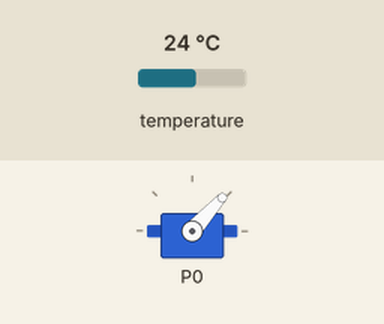
The program below on a simulated BBC micro:bit (MakeCode). Shown: servo. Inputs (shaded band) come from the test bench; at power-on: temperature 24 °C.

Above: at 1.2 s.
1.3 s: temperature set to 12 °C
At 2.5 s:
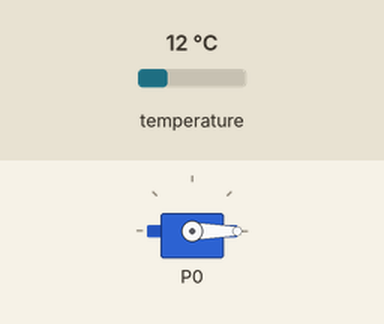
2.8 s: temperature set to 21.2 °C
At 4.0 s:
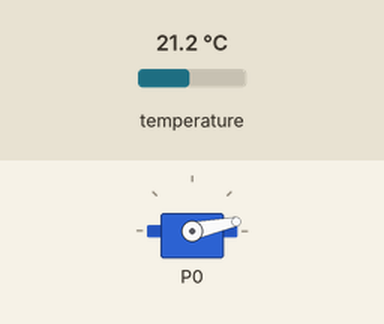
4.3 s: temperature set to 22.8 °C
At 5.5 s:
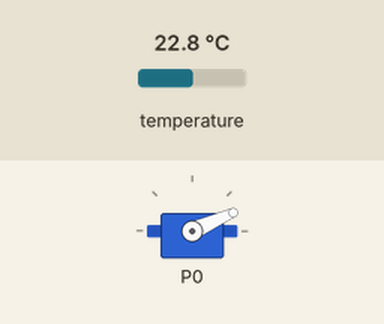
5.8 s: temperature set to 28 °C
At 6.8 s:
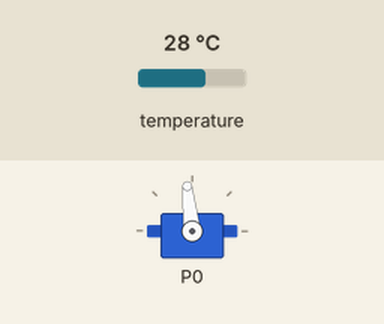
7.3 s: temperature set to 29.5 °C
At 8.0 s:
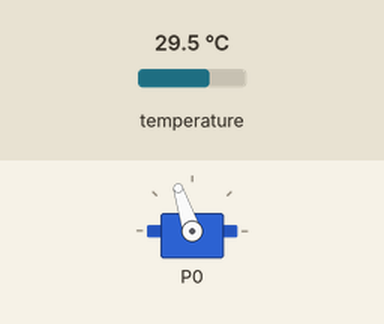
8.8 s: temperature set to 19 °C
At 9.1 s:
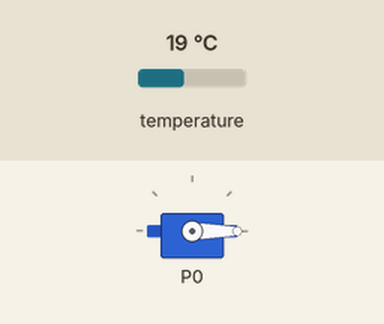
Timing chart, 0 to 11.3 s (numbered marks = the images above; inputs shaded):
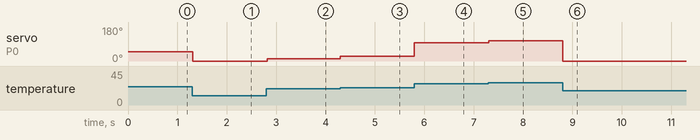

Measured:
- the behaviour switches between 21.9 and 22 °C on temperature (found by bisection; images 2 and 3)
- the behaviour switches between 28.9 and 29 °C on temperature (found by bisection; images 4 and 5)
- after the input at 1.3 s, servo on P0: 48° → 0° at once
- after the input at 2.8 s, servo on P0: 0° → 12° at once
- after the input at 4.3 s, servo on P0: 12° → 24° at once
- after the input at 5.8 s, servo on P0: 24° → 96° at once
- after the input at 7.3 s, servo on P0: 96° → 108° at once
- after the input at 8.8 s, servo on P0: 108° → 0° at once

The program:

main.ts
```typescript
let Temperatur = 0
basic.forever(function () {
    Temperatur = input.temperature()
    if (input.temperature() < 20) {
        Temperatur = 20
    } else if (input.temperature() > 35) {
        Temperatur = 35
    }
    pins.servoWritePin(AnalogPin.P0, pins.map(
    input.temperature(),
    20,
    35,
    0,
    180
    ))
})
```

test.ts
```typescript
// Hier kann man Tests durchführen; diese Datei wird nicht kompiliert, wenn dieses Paket als Erweiterung verwendet wird.
```
